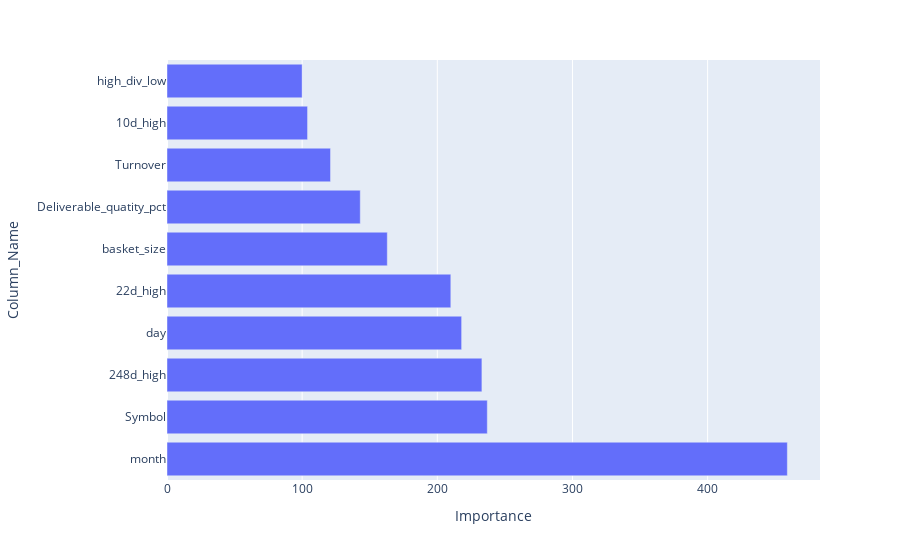

Source (notebook cell):
### Code cell
fig = px.bar(df_importance[:10], x="Importance", y="Column_Name", orientation='h')
fig.show()

### Figure 1 — Plotly figure (JSON) as saved in the notebook; plotly's stock layout.template omitted (floating-point values rounded to 4 significant figures)
{"data": [{"alignmentgroup": "True", "hovertemplate": "Importance=%{x}<br>Column_Name=%{y}<extra></extra>", "legendgroup": "", "marker": {"color": "#636efa", "pattern": {"shape": ""}}, "name": "", "offsetgroup": "", "orientation": "h", "showlegend": false, "textposition": "auto", "type": "bar", "x": [459, 237, 233, 218, 210, 163, 143, 121, 104, 100], "xaxis": "x", "y": ["month", "Symbol", "248d_high", "day", "22d_high", "basket_size", "Deliverable_quatity_pct", "Turnover", "10d_high", "high_div_low"], "yaxis": "y"}], "layout": {"barmode": "relative", "legend": {"tracegroupgap": 0}, "margin": {"t": 60}, "xaxis": {"anchor": "y", "domain": [0, 1], "title": {"text": "Importance"}}, "yaxis": {"anchor": "x", "domain": [0, 1], "title": {"text": "Column_Name"}}}}
